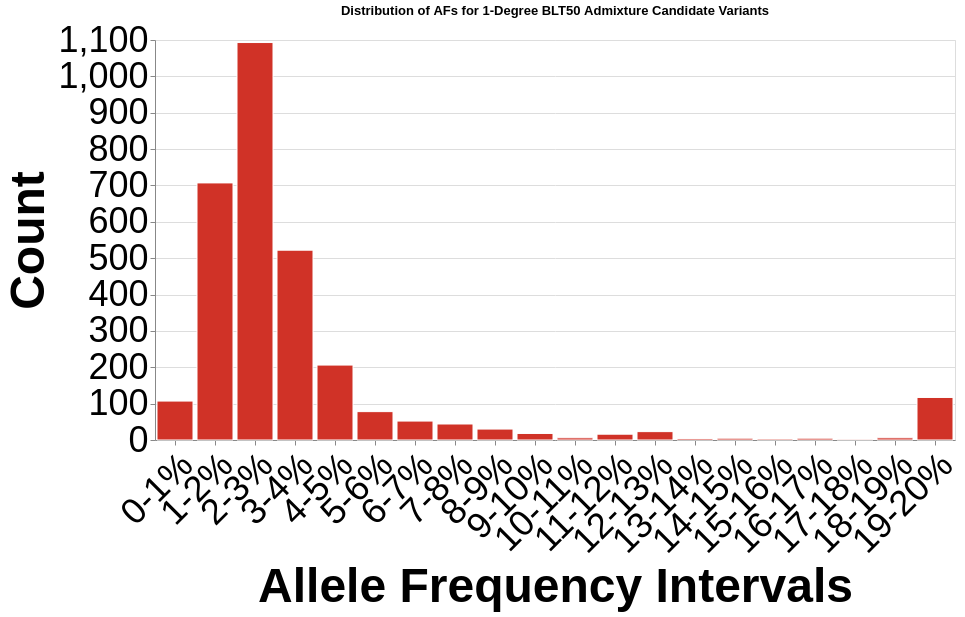

The code cell stored with this chart in its notebook:
### Code cell
import altair as alt
import pandas as pd
import numpy as np

degree_1 = [107, 707, 1093, 522, 206, 78, 52, 44, 30, 205]
degree_2 = [22, 216, 615, 389, 140, 51, 21, 27, 14, 43]
degree_3 = [7, 89, 320, 285, 131, 57, 30, 30, 26, 53]
degree_4 = [1, 24, 109, 166, 150, 97, 92, 86, 69, 99]
degree_5 = [0, 4, 25, 86, 153, 312, 689, 1037, 910, 1446]


degree_1_20 = [107, 707, 1093, 522, 206, 78, 52, 44, 30, 18, 6, 16, 23, 4, 5, 3, 5, 2, 6, 117]
degree_2_20 = [22, 216, 615, 389, 140, 51, 21, 27, 14, 5, 2, 4, 5, 2, 1, 2, 0, 2, 1, 19]
degree_3_20 = [7, 89, 320, 285, 131, 57, 30, 30, 26, 8, 8, 1, 4, 6, 2, 1, 2, 0, 0, 21]
degree_4_20 = [1, 24, 109, 166, 150, 97, 92, 86, 69, 31, 21, 7, 5, 7, 3, 1, 1, 2, 2, 19]
degree_5_20=[0, 4, 25, 86, 153, 312, 689, 1037, 910, 528, 210, 64, 49, 41, 55, 84, 76, 65, 45, 229]

red='#D03227'
orange='#EE8432'
green='#66AC55'
blue='#4779B2'
purple='#8C4E9D'

# Create the frequency intervals
bin_labels = [f"{i*1}-{(i+1)*1}%" for i in range(20)]

# Create DataFrame with intervals and counts
binned_counts = pd.DataFrame({
    'frequency_interval': bin_labels,
    'count': degree_1_20
})

# Create the Altair chart
chart = alt.Chart(binned_counts).mark_bar(
    color=red,
    stroke='white',
    strokeWidth=1
).add_params(
    alt.selection_interval()
).encode(
    x=alt.X('frequency_interval:O',
            title='Allele Frequency Intervals',
            axis=alt.Axis(labelAngle=-45),
            sort=bin_labels),  # Explicitly specify the sort order
    y=alt.Y('count:Q',
            title='Count',
            axis=alt.Axis(tickMinStep=1)),
    tooltip=['frequency_interval:O', 'count:Q']
).properties(
    width=800,
    height=400,
    title='Distribution of AFs for 1-Degree BLT50 Admixture Candidate Variants'
).resolve_scale(
    color='independent'
)

# Display the chart
chart.show()

### Figure 1 — Vega-Lite specification as saved in the notebook (floating-point values rounded to 4 significant figures)
{"config": {"view": {"continuousWidth": 300, "continuousHeight": 300}}, "data": {"name": "data-fd2ff3a4bbb27ff5b19b76ef086e7f08"}, "mark": {"type": "bar", "color": "#D03227", "stroke": "white", "strokeWidth": 1}, "encoding": {"tooltip": [{"field": "frequency_interval", "type": "ordinal"}, {"field": "count", "type": "quantitative"}], "x": {"axis": {"labelAngle": -45, "labelFontSize": 36, "titleFontSize": 48}, "field": "frequency_interval", "sort": ["0-1%", "1-2%", "2-3%", "3-4%", "4-5%", "5-6%", "6-7%", "7-8%", "8-9%", "9-10%", "10-11%", "11-12%", "12-13%", "13-14%", "14-15%", "15-16%", "16-17%", "17-18%", "18-19%", "19-20%"], "title": "Allele Frequency Intervals", "type": "ordinal"}, "y": {"axis": {"labelFontSize": 36, "tickMinStep": 1, "titleFontSize": 48}, "field": "count", "title": "Count", "type": "quantitative"}}, "height": 400, "params": [{"name": "param_2", "select": {"type": "interval"}}], "resolve": {"scale": {"color": "independent"}}, "title": "Distribution of AFs for 1-Degree BLT50 Admixture Candidate Variants", "width": 800, "$schema": "https://vega.github.io/schema/vega-lite/v5.20.1.json", "datasets": {"data-fd2ff3a4bbb27ff5b19b76ef086e7f08": [{"frequency_interval": "0-1%", "count": 107}, {"frequency_interval": "1-2%", "count": 707}, {"frequency_interval": "2-3%", "count": 1093}, {"frequency_interval": "3-4%", "count": 522}, {"frequency_interval": "4-5%", "count": 206}, {"frequency_interval": "5-6%", "count": 78}, {"frequency_interval": "6-7%", "count": 52}, {"frequency_interval": "7-8%", "count": 44}, {"frequency_interval": "8-9%", "count": 30}, {"frequency_interval": "9-10%", "count": 18}, {"frequency_interval": "10-11%", "count": 6}, {"frequency_interval": "11-12%", "count": 16}, {"frequency_interval": "12-13%", "count": 23}, {"frequency_interval": "13-14%", "count": 4}, {"frequency_interval": "14-15%", "count": 5}, {"frequency_interval": "15-16%", "count": 3}, {"frequency_interval": "16-17%", "count": 5}, {"frequency_interval": "17-18%", "count": 2}, {"frequency_interval": "18-19%", "count": 6}, {"frequency_interval": "19-20%", "count": 117}]}}
